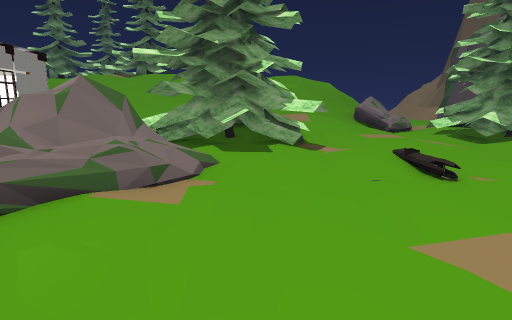
View 1 (above)

18 first-person views from a walk through a scene from a Unity 3-D project. The camera is 1.5 m above the floor, tilts 10° down and sees 80° across. The floor is counted in squares, 1 m on a side. Each view is taken from the middle of a square. On the plan, view 1 faces up. The plan holds only what a view shows up to about 15 squares ahead; the rest is blank. The place goes on beyond the plan. The player character is not drawn. Some surface patterns are stand-ins.

View 2
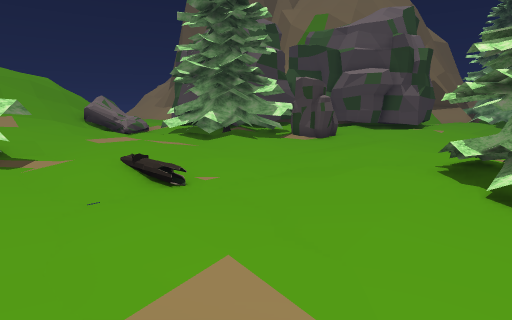

View 3
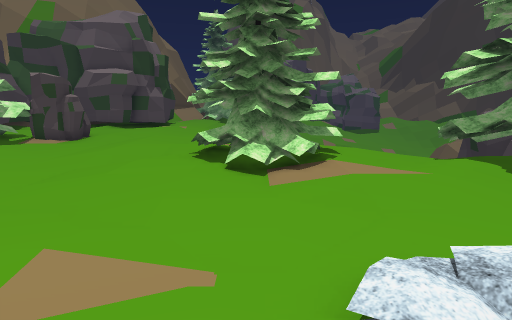

View 4
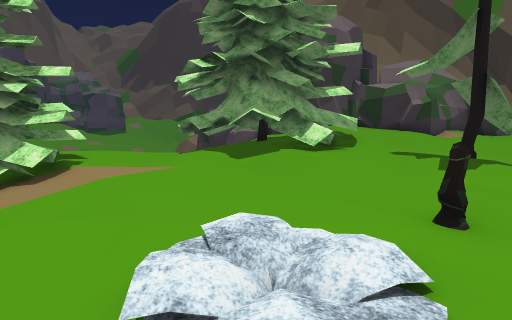

View 5
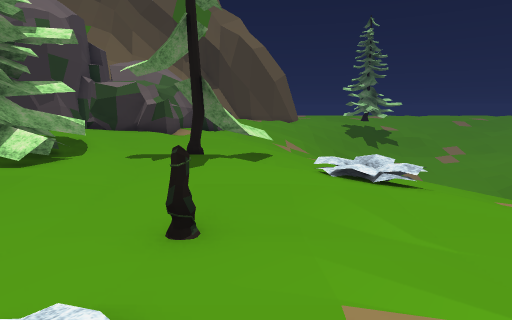

View 6
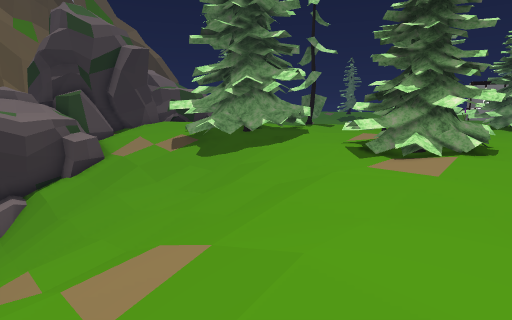

View 7
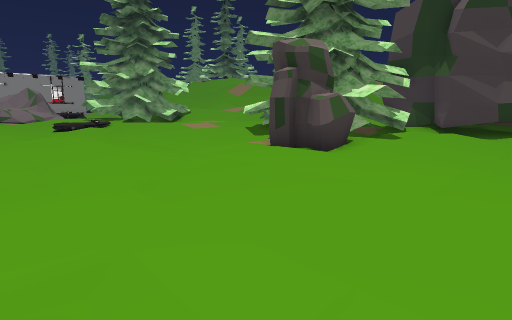

View 8
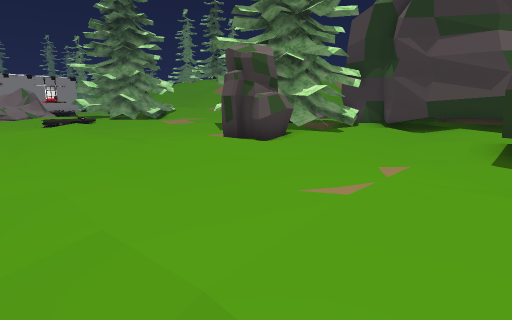

View 9
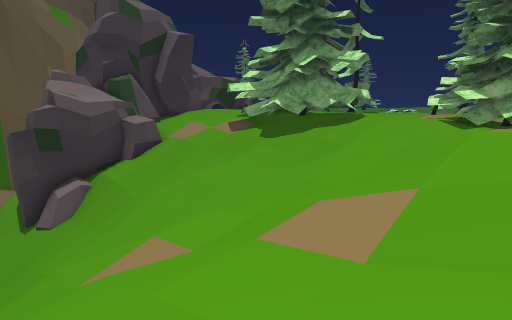

View 10
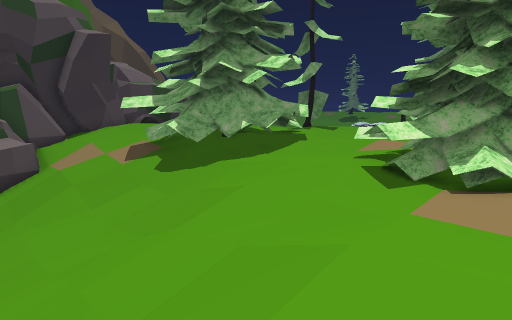

View 11
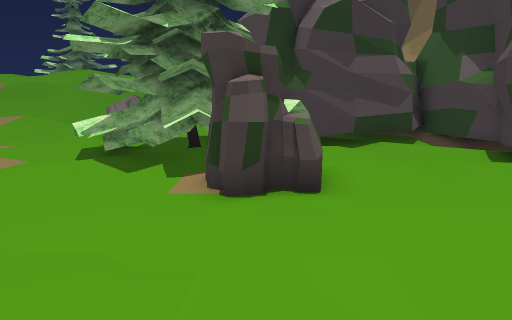

View 12
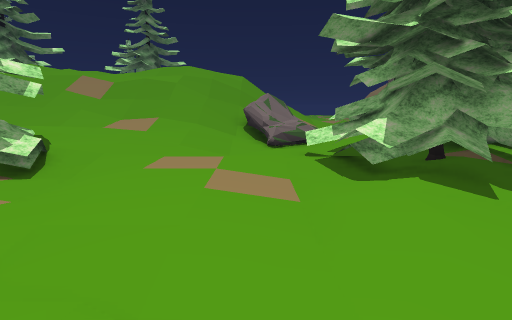

View 13
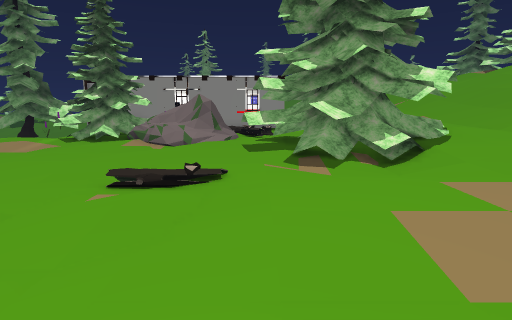

View 14
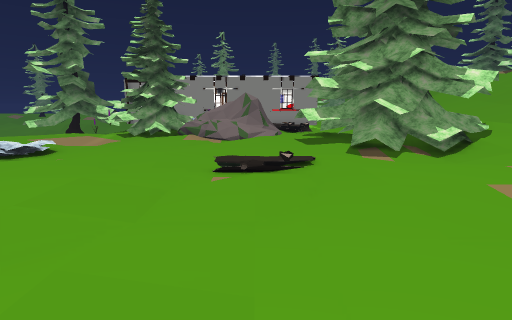

View 15
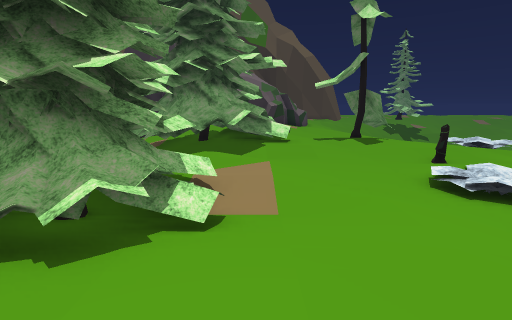

View 16
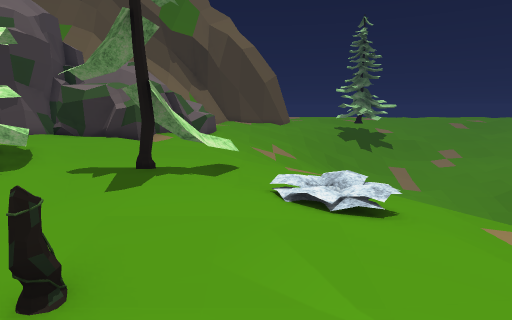

View 17
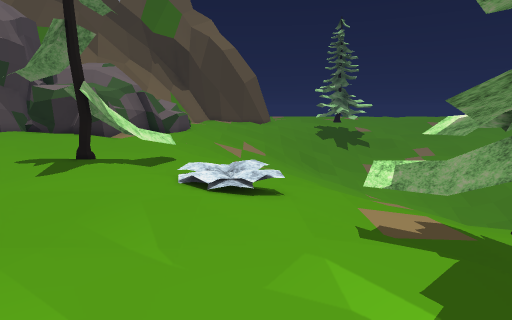

View 18
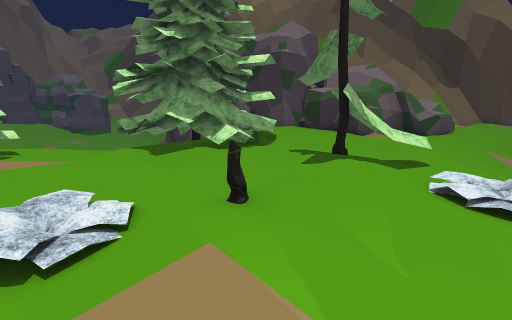

### Floor plan
Key: @ floor where view 1 was taken; # wall or solid block; . main floor; : floor 0.25 m higher than the main floor; - floor 0.25 m lower than the main floor; + floor 0.5 m higher than the main floor; _ floor 0.5 m lower than the main floor; * floor 0.75 m higher than the main floor; < floor 0.75 m lower than the main floor; % floor 1 m higher than the main floor; ( floor 1.25 m lower than the main floor; ! floor 1.5 m lower than the main floor; ? floor 1.75 m lower than the main floor; / step, stairs or slope; = window, fence, low wall or low ledge; T tree; R rock; P plant; S stump.
Columns run from 4 left of view 1 to 21 right of it. Each row starts with its distance up from view 1.
 20 ///////////R
 19 ///////////R
 18 //////%/*/+RR/.::
 17 //*****++////.TTTT###   #
 16     */++///.:.TTTTTT######
 15    TT++/+:.::/TTTTTT.###.#
 14   TTTT/++::::/TTTTT/::.::#
 13  TTTTTT:::::.TTTTTTT::..:#
 12 TTTTTT/.:::../TTTTTT::..##
 11 TTTTTTT.:::..::.TRR:::..#
 10 TTTTTTT.:::..::..RRR::..#
  9   #TT:.::::..:...RRR::....
  8  //+::.:/.........:::::...
  7 RR /+:.:/::.......:::::::.
  6    /::../....:::::.:::::::
  5   /:.::......::::::.......
  4  /:::.::.:::..::..........
  3 T/:::::::::::T::.:...-_/ /
  2 TT...:..:::TTTT:.:..///_ <
  1 TT......:..TTTT....-_///<
  0 T::.@.P..:./TTTT.//////(/
 -1 ..::.....:::TT:.-////////
 -2 T:.:::...::...:.//////////
 -3 .....S....:/...//////?////
 -4 .:.........:/..//////////
 -5 /.::::..::TTTTT///////////
 -6 /.P:::..:/TTTTTT/!!///////
 -7 /_./:::.:/TTTTTT//!!//////
 -8 __/-/TT::/TTTTT///////////
 -9 __//TTT.:TTTTTTT//////////
-10 /__/T..../TTTT.T/////////
-11 /__-....::++TT..//////R//
-12  /_//...+++++:/.//RRRRRR/
-13   /_/.::+++++++/-/RRRR R/
-14    //.::/=+++++/-##RRRR
-15   //  ::########### RRR
-16   //   :#       ##     ##

Where each view was taken, in squares from view 1:
view 1: 0 up, 0 right, facing up
view 2: 1 up, 1 right, facing up-right
view 3: 1 up, 0 right, facing right
view 4: 1 up, 0 right, facing down-right
view 5: 0 up, 0 right, facing down
view 6: 4 up, 19 right, facing down-left
view 7: 3 up, 19 right, facing up-left
view 8: 3 up, 21 right, facing up-left
view 9: 2 up, 21 right, facing down-left
view 10: 2 up, 16 right, facing down-left
view 11: 4 up, 14 right, facing up
view 12: 6 up, 7 right, facing up
view 13: 9 up, 10 right, facing left
view 14: 7 up, 11 right, facing left
view 15: 5 up, 6 right, facing down
view 16: 1 down, 1 left, facing down
view 17: 0 up, 3 left, facing down
view 18: 0 up, 3 left, facing down-right
